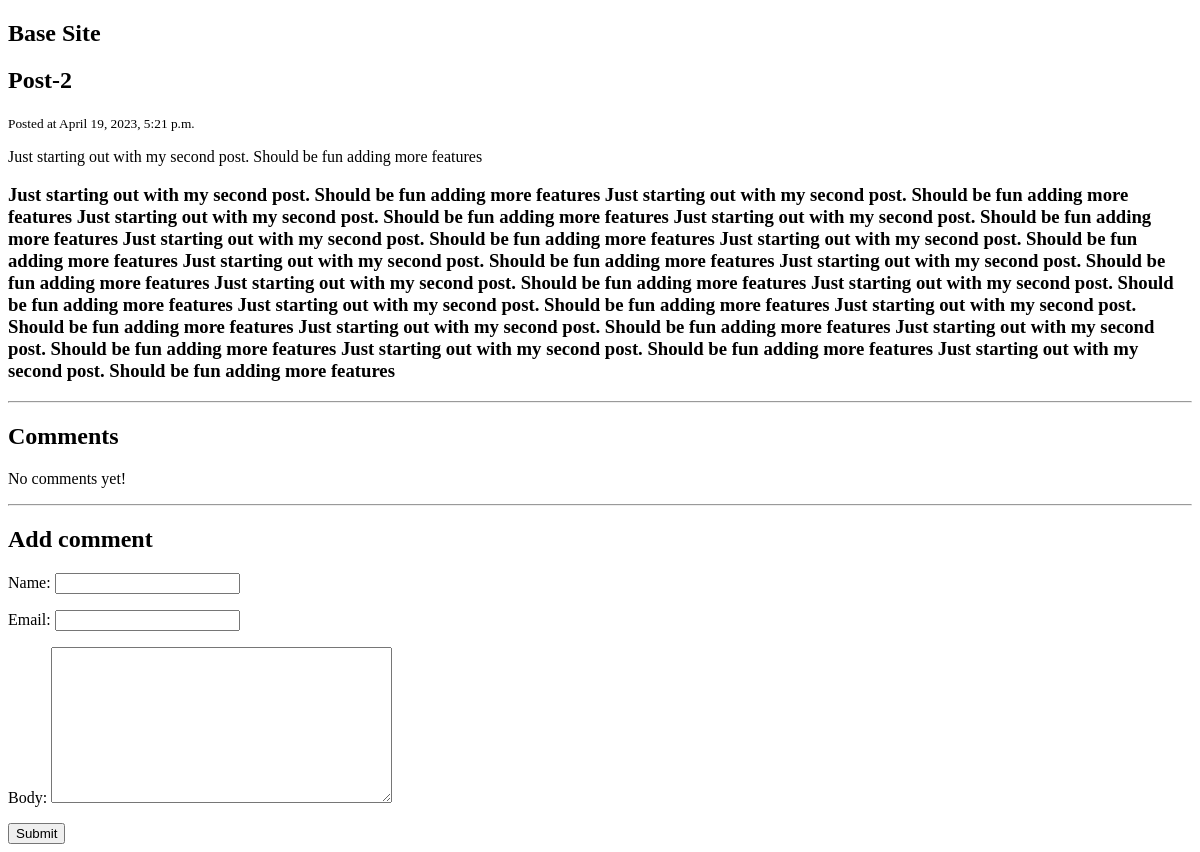
/post-2/, run on an earlier commit of the app's database.
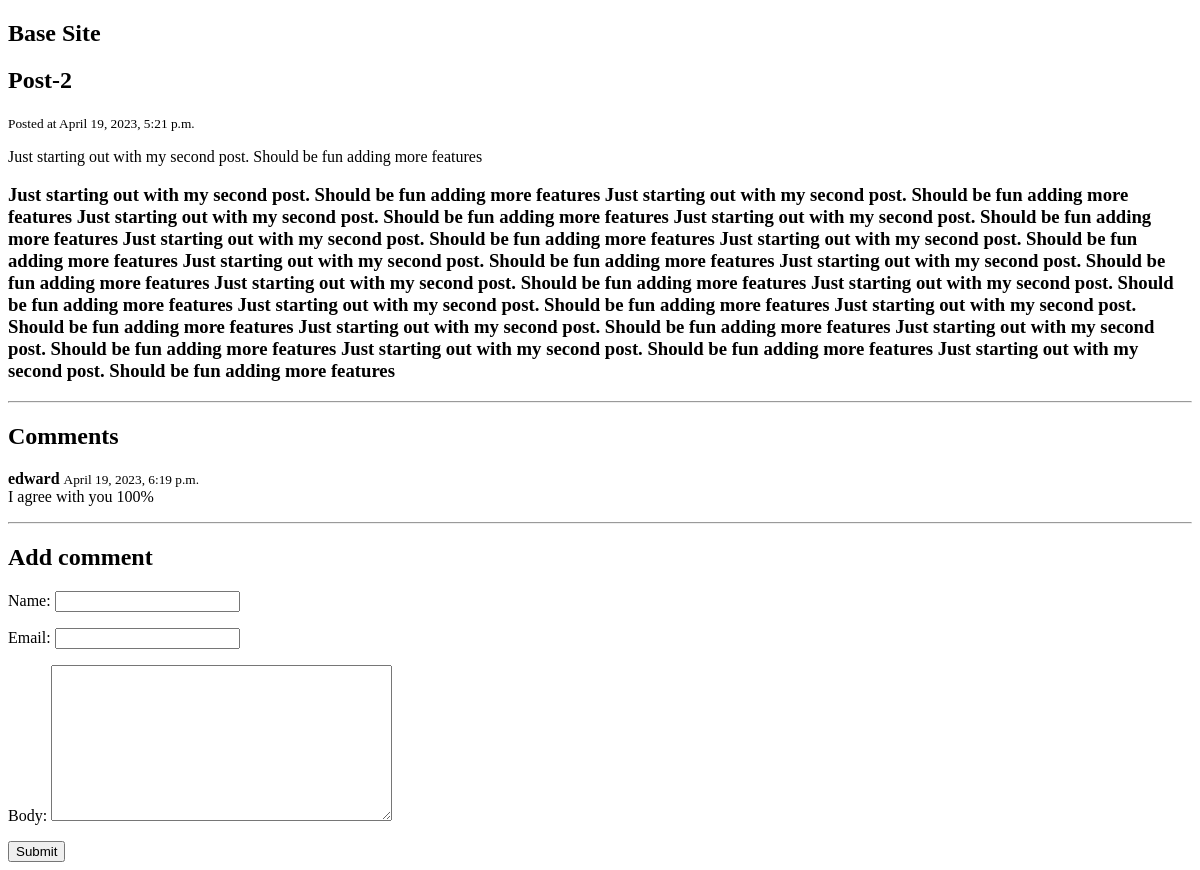
And on a later commit of the database.
### blog/models.py (models this page shows)
class Comment(models.Model):
    post = models.ForeignKey(Post, related_name='comments', on_delete=models.CASCADE)
    name = models.CharField(max_length=255)
    email = models.EmailField()
    body = models.TextField()
    date_added = models.DateTimeField(auto_now_add=True)
    class Meta:
        ordering = ['date_added']

### blog/views.py (the view)
# urls.py: path('<slug:slug>/', post_detail, name='post_detail')
def post_detail(request, slug):
    post = Post.objects.get(slug=slug)
    if request.method == 'POST':
        form = CommentForm(request.POST)
        if form.is_valid():
            comment = form.save(commit=False)
            comment.post = post
            comment.save()
            return redirect('post_detail', slug=post.slug)
    else:
        form = CommentForm()
    return render(request, 'blog/post_detail.html', {'post': post, 'form': form})

### blog/forms.py
class CommentForm(forms.ModelForm):
    class Meta:
        model = Comment
        fields = ['name', 'email', 'body']

### blog/templates/blog/post_detail.html (shortened to what this page needs)
{% extends 'blog/base.html' %}
{% block content%}
<h2>{{post.title}}</h2>
<small>Posted at {{post.date_added}}</small>
<p>{{post.intro}}</p>
<h3>{{post.body}}</h3>
<hr>
<h2 class="subtitle">Comments</h2>
{% for comment in post.comments.all %}
    <article class="media">
        <div class="media-content">
            <div class="content">
                <p>
                    <strong>{{ comment.name }}</strong> <small>{{ comment.date_added }}</small>
                    <br>
                    {{ comment.body }}
                </p>
            </div>
        </div>
    </article>
{% empty %}
    <div class="notification">
        <p>No comments yet!</p>
    </div>
{% endfor %}
<hr>
<h2 class="subtitle">Add comment</h2>
<form method="post" action=".">
    {{ form.as_p }}
    <div class="field">
        <div class="control">
            <button class="button is-success">Submit</button>
        </div>
    </div>
</form>
{%endblock%}

What changed in the data, as far as the page shows it:
added Comment: name "edward", date_added "April 19, 2023, 6:19 p.m.", body "I agree with you 100%"
Also different on the page:
text no longer shown: "No comments yet!"
